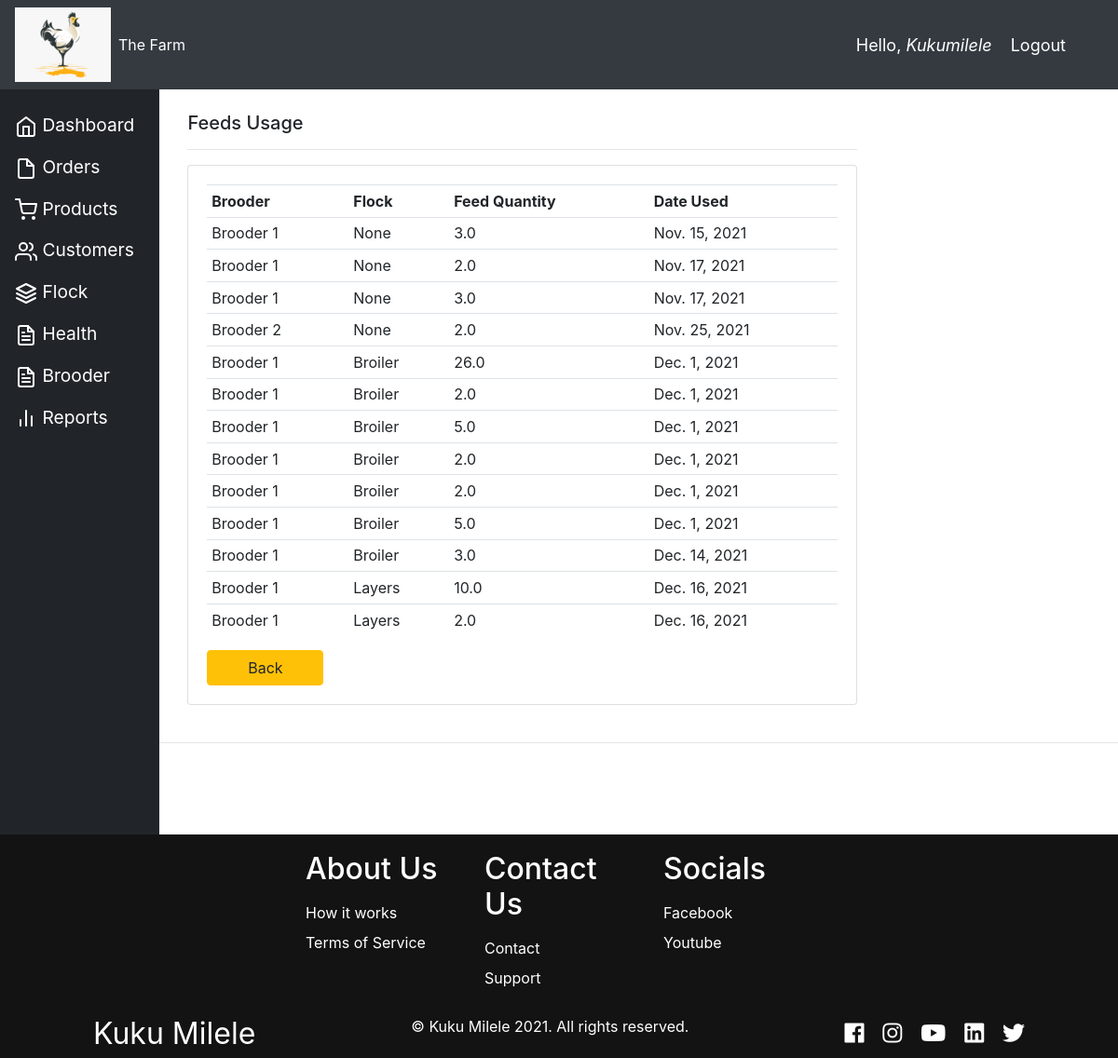
The page /feeds_usage/ (signed in) on the database its author committed.
### accounts/models.py (models this page shows)
class FeedUsage(models.Model):
    FEED_TYPE = (
        ("Layers Mash", "Layers Mash"),
        ("Broilers Mash", "Broilers Mash"),
        ("Starter", "Starter"),
        ("Finisher", "Finisher"),
    )
    brooder = models.ForeignKey(Brooder, null=True, on_delete=models.SET_NULL)
    flock = models.ForeignKey(Flock, null=True, on_delete=models.SET_NULL)
    feed = models.ForeignKey(Feed, null=True, on_delete=models.SET_NULL)
    feed_quantity_used = models.FloatField(
        null=True, validators=[MinValueValidator(1.0)]
    )
    feed_usage_date = models.DateField(auto_now_add=True, null=True)

class Brooder(models.Model):
    brooder_name = models.CharField(max_length=50, null=True)
    is_occupied = models.BooleanField(default=False, null=True)
    last_cleaning_date = models.DateField(null=True)
    capacity = 100
    def __str__(self):
        return self.brooder_name

class Flock(models.Model):
    BREED_TYPE = (
        ("Broiler", "Broiler"),
        ("Layers", "Layers"),
    )
    flock_breedtype = models.CharField(
        max_length=100, null=True, choices=BREED_TYPE)
    batch_no = models.FloatField(null=True, validators=[
                                 MinValueValidator(1.0)])
    flock_quantity = models.FloatField(
        null=True, validators=[MinValueValidator(1.0), MaxValueValidator(100.0)]
    )
    date_flock_bought = models.DateTimeField(auto_now_add=True, null=True)
    flock_price = models.FloatField(
        null=True, validators=[MinValueValidator(1.0)])
    is_closed = models.BooleanField(default=False, null=True)
    brooder = models.ForeignKey(Brooder, null=True, on_delete=models.SET_NULL)
    def __str__(self):
        return self.flock_breedtype

### accounts/decorators.py (the view)
        def wrapper_func(request, *args, **kwargs):
            group = None
            if request.user.groups.exists():
                group = request.user.groups.all()[0].name
            if group in allowed_roles:
                return view_func(request, *args, **kwargs)
            else:
                return HttpResponse('You are not authorized to view this page as per the decorator')

### accounts/views.py (called while the page is built)
@login_required(login_url="login")
@allowed_users(allowed_roles=["admin", "brooder"])
def feedsUsage(request):
    feedsusages = FeedUsage.objects.all()
    context = {"feedsusages": feedsusages}
    return render(request, "accounts/feeds_usage.html", context)

### accounts/templates/accounts/feeds_usage.html (shortened to what this page needs)
{% extends 'accounts/main.html' %} {% block content %}
<div class="col-md-9">
  <br />
  <h5>Feeds Usage</h5>
  <hr />
  <div class="card card-body">
    <table class="table table-sm">
      <tr>
        <th>Brooder</th>
        <th>Flock</th>
        <th>Feed Quantity</th>
        <th>Date Used</th>
      </tr>
      {% for feedusage in feedsusages %}
      <tr>
        <td>{{feedusage.brooder}}</td>
        <td>{{feedusage.flock}}</td>
        <td>{{feedusage.feed_quantity_used}}</td>
        <td>{{feedusage.feed_usage_date}}</td>
      </tr>
      {% endfor %}
    </table>
    <a class="btn btn-warning" href="{% url 'home'  %}">Back</a>
  </div>
</div>
{% endblock%}

### accounts/templates/accounts/navbar.html (shortened to what this page needs)
{% load static %}
<nav class="navbar navbar-expand-lg navbar-dark bg-dark">
  <a href="{% url 'home' %}"
    ><img src="{% static 'images/logo.png' %}" alt=""
  /></a>
  <div class="collapse navbar-collapse" id="navbarNav">
    <ul class="navbar-nav">
      <li class="nav-item active">
        <a class="nav-link" href="{% url 'home' %}">The Farm</a>
      </li>
    </ul>
  </div>
  <span class="hello-msg">Hello,<i class="username"> {{request.user}}</i></span>
  <span class="hello-msg"
    ><a class="hello-msg" href="{% url 'logout' %}">Logout</a></span
  >
</nav>

### static/css/main.css (style rules this page uses)
*, html { scroll-behavior: smooth; }
body { background-color: #ebeff5; }

### accounts/templates/accounts/navbar.html (style rules this page uses)
.hello-msg { font-size: 18px; color: #fff; margin-right: 20px; }

### accounts/templates/accounts/feeds_usage.html (style rules this page uses)
.btn-warning { width: 125px; }

### rows shown on the page
FeedUsage: brooder "Brooder 1", flock "None", feed_quantity_used "3.0", feed_usage_date "Nov. 15, 2021"
FeedUsage: brooder "Brooder 1", flock "None", feed_quantity_used "2.0", feed_usage_date "Nov. 17, 2021"
FeedUsage: brooder "Brooder 1", flock "None", feed_quantity_used "3.0", feed_usage_date "Nov. 17, 2021"
FeedUsage: brooder "Brooder 2", flock "None", feed_quantity_used "2.0", feed_usage_date "Nov. 25, 2021"
FeedUsage: brooder "Brooder 1", flock "Broiler", feed_quantity_used "26.0", feed_usage_date "Dec. 1, 2021"
FeedUsage: brooder "Brooder 1", flock "Broiler", feed_quantity_used "2.0", feed_usage_date "Dec. 1, 2021"
FeedUsage: brooder "Brooder 1", flock "Broiler", feed_quantity_used "5.0", feed_usage_date "Dec. 1, 2021"
FeedUsage: brooder "Brooder 1", flock "Broiler", feed_quantity_used "2.0", feed_usage_date "Dec. 1, 2021"
FeedUsage: brooder "Brooder 1", flock "Broiler", feed_quantity_used "2.0", feed_usage_date "Dec. 1, 2021"
FeedUsage: brooder "Brooder 1", flock "Broiler", feed_quantity_used "5.0", feed_usage_date "Dec. 1, 2021"
FeedUsage: brooder "Brooder 1", flock "Broiler", feed_quantity_used "3.0", feed_usage_date "Dec. 14, 2021"
FeedUsage: brooder "Brooder 1", flock "Layers", feed_quantity_used "10.0", feed_usage_date "Dec. 16, 2021"
FeedUsage: brooder "Brooder 1", flock "Layers", feed_quantity_used "2.0", feed_usage_date "Dec. 16, 2021"

### other values the page prints
{{ request.user }} "Kukumilele"
